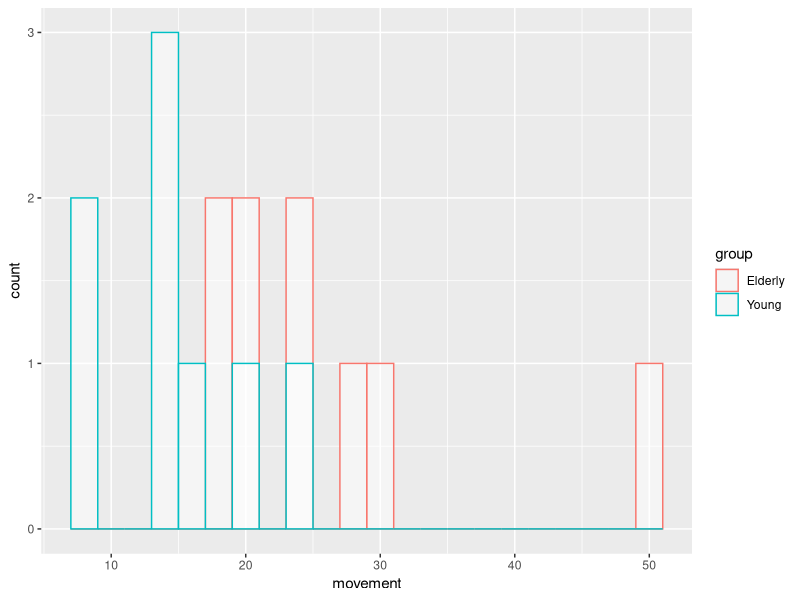
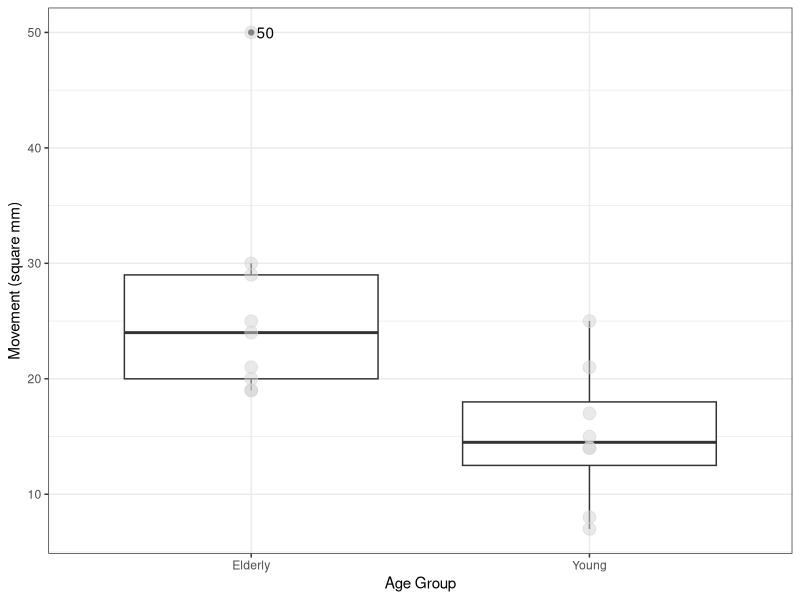
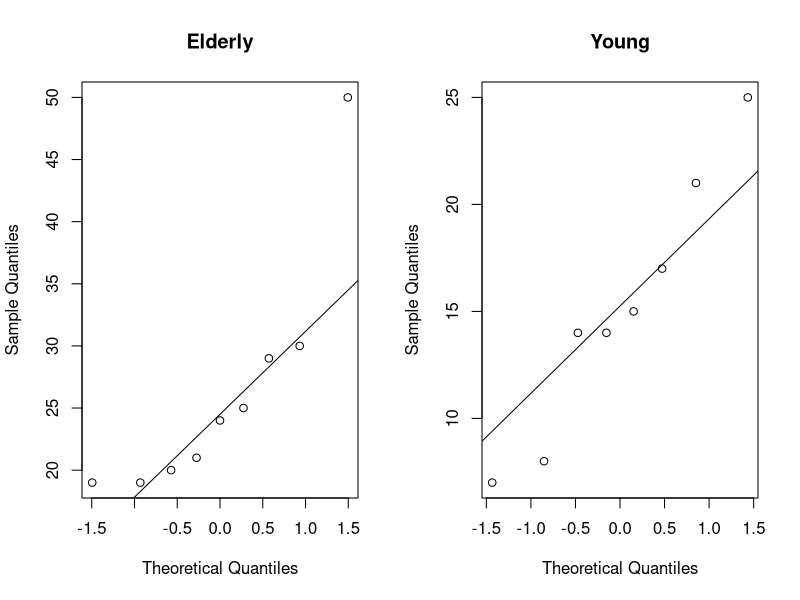
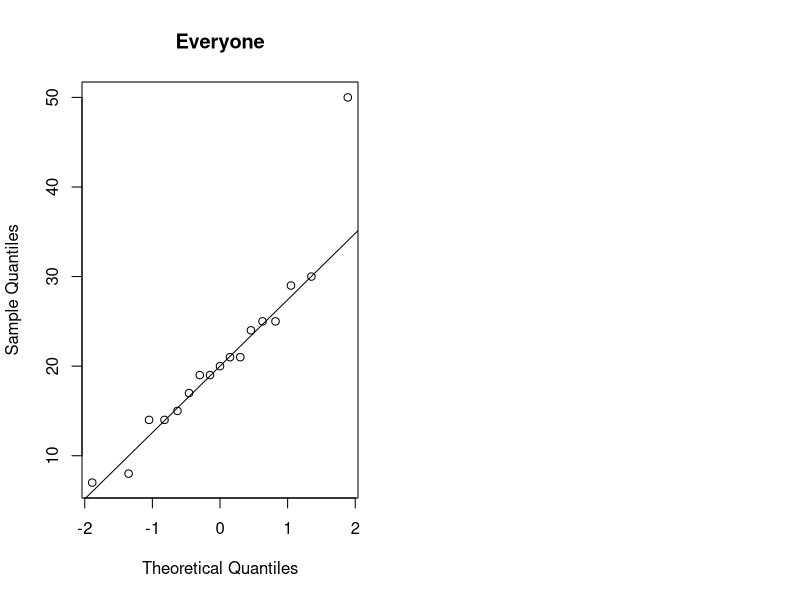

These figures' R source, in order:
## ---- chunk 1
knitr::opts_chunk$set(echo = TRUE)
## ---- chunk 2
# Clear the memory.
rm(list = ls())

# install.packages('ggplot2')
# install.packages('dplyr')
# install.packages('readr')
# Load libraries.
library(ggplot2)
library(dplyr)
library(readr)





# Load the data set "balance.csv" and assign it to 
# an object named "balance".

balance <- read.csv('balance.csv')



## ---- chunk 3
print(summary(balance))

balance
## ---- chunk 4

young <- filter(balance, group=="Young")
young_mean = round(mean(young$movement), 3)
young_cv = round(sd(young$movement) / young_mean * 100, 3)
young_iqr = round(IQR(young$movement), 3)

old <- filter(balance, group=="Elderly")
old_mean = round(mean(old$movement), 3)
old_cv = round(sd(old$movement) / old_mean * 100, 3)
old_iqr = round(IQR(old$movement), 3)

## ---- chunk 5
library(glue)
glue('Mean movement of young people: {young_mean}, CV: {young_cv}, IQR: {young_iqr}')

glue('Mean movement of old people: {old_mean}, CV: {old_cv}, IQR: {old_iqr}')

# print('Mean movement of elder people: ' + mean(old$movement))


## ---- chunk 6

dof = nrow(young) + nrow(old) - 2
print(dof)
## ---- chunk 7
ggplot(balance, aes(x=movement, color=group)) +
  geom_histogram(fill="white", alpha=0.5, position="identity", bins = 10, binwidth = 2)


## ---- chunk 8
is_outlier <- function(x) {
  return(x < quantile(x,0.25) - 1.5 * IQR(x) |
           x > quantile(x, 0.73) + 1.5 * IQR(x))
}
balance %>%
  group_by(group) %>%
  mutate(outlier = ifelse(is_outlier(movement), movement, as.numeric(NA))) %>%
  ggplot(., aes(x = factor(group), y = movement)) +
  geom_boxplot() +
  geom_text(aes(label = outlier), na.rm = TRUE, hjust = -0.3)+
  geom_point(size = 4, colour = 'lightgrey', alpha = 0.5) +
  xlab("Age Group") +
  ylab("Movement (square mm)") +
  theme_bw()

## ---- chunk 9
# balance$outlier <- ifelse(is_outlier(balance$movement), balance$movement, as.numeric(NA))
# print(balance, n=nrow(balance))
## ---- chunk 10


# Get help on "var.test()".
 
? var.test()



# Perform the equality of variance test.

var.test(young$movement, old$movement, alternative = 'two.sided')


## ---- chunk 11
# Create various Q-Q plots of the data.


par(mfrow = c(1,2))
qqnorm(old$movement, main = 'Elderly')
qqline(old$movement)

qqnorm(young$movement, main = 'Young')
qqline(young$movement)
## ---- chunk 12
qqnorm(balance$movement, main = 'Everyone')
qqline(balance$movement)
## ---- chunk 13
?t.test()
## ---- chunk 14
Alpha_value = 0.01
Degrees_of_freedom = 15
## ---- chunk 15
Num_Estimated_Parameters <- 2

Num_Elderly <- length(which(balance$group == 'Elderly'))

Num_Young<- length(which(balance$group == 'Young'))

DOF <- Num_Elderly + Num_Young - Num_Estimated_Parameters

Num_Elderly
Num_Young
DOF
## ---- chunk 16
print(Critical_Value <- qt(1-(Alpha_value/2),Degrees_of_freedom))
## ---- chunk 17
welch_on <- t.test(old$movement, young$movement, var.equal = TRUE, conf.level = 1-Alpha_value)
welch_off <- t.test(old$movement, young$movement, var.equal = FALSE, conf.level = 1-Alpha_value)

welch_on
welch_off
## ---- chunk 18

Alpha_value = 0.1
Degrees_of_freedom = 15
print(Critical_Value <- qt(1-(Alpha_value/2),Degrees_of_freedom))

welch_on <- t.test(old$movement, young$movement, var.equal = TRUE, conf.level = 1-Alpha_value)
welch_off <- t.test(old$movement, young$movement, var.equal = FALSE, conf.level = 1-Alpha_value)

welch_on
welch_off

